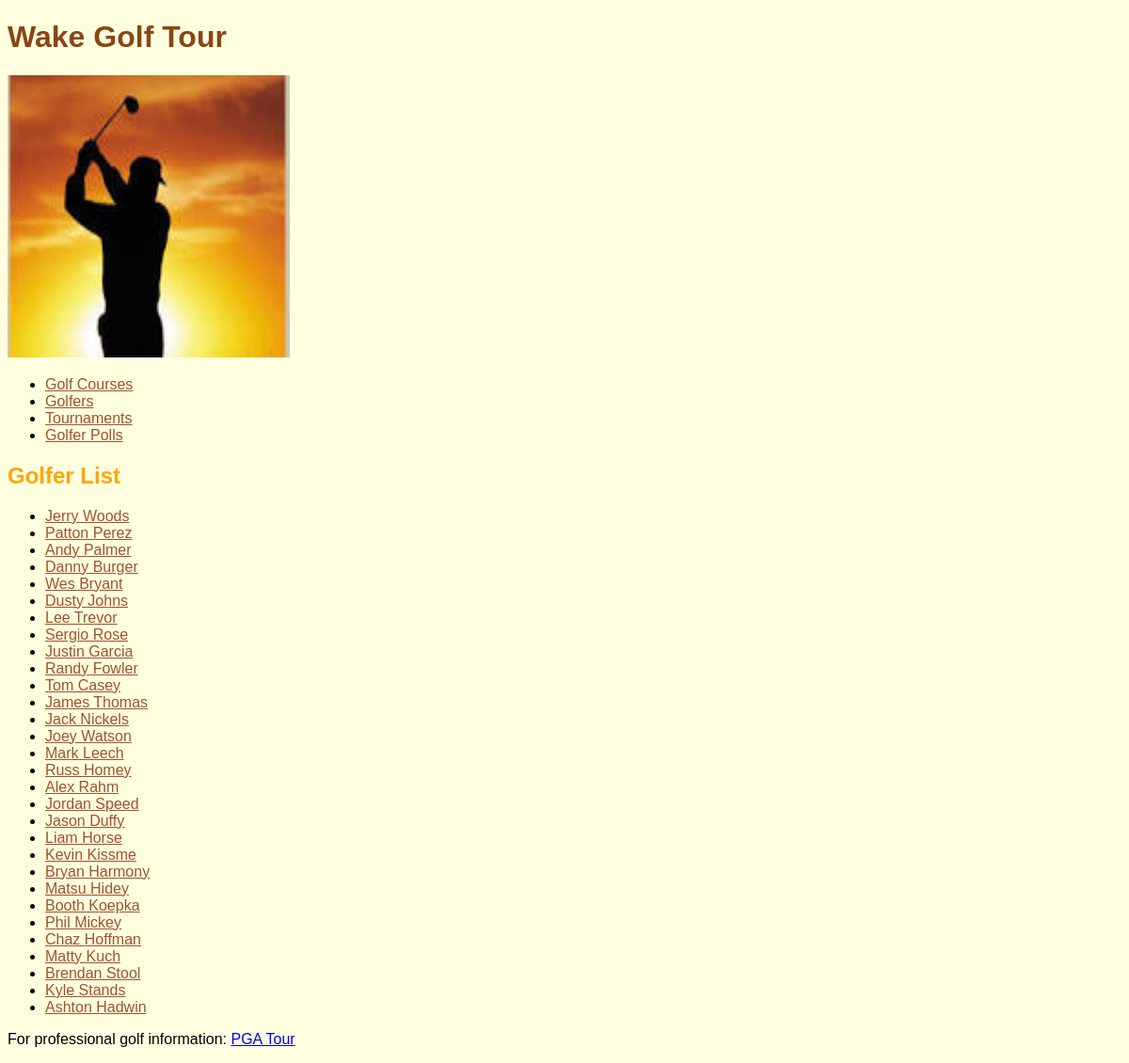
The page /golfer/ on the database its author committed.
### golfer/models.py (models this page shows, shortened)
class Golfer(models.Model):
    golfer_id = models.IntegerField(primary_key=True)
    golfer_name = models.TextField()
    golfer_birthdate = models.DateField()
    golfer_city = models.TextField(default="unknown", blank=True)
    class Meta:
        managed = True
        db_table = 'Golfer'

### golfer/views.py (the view)
# urls.py: path('', views.GolferListView.as_view(),
class GolferListView(generic.ListView):
    model = Golfer
    template_name = 'golfer/golfer_list.html'
    context_object_name = 'golfers'

### golfer/templates/golfer/golfer_list.html (shortened to what this page needs)
{% extends parent_template|default:"golfer/base_golfer.html" %}
{% block content %}
  <h2>Golfer List</h2>
    {% if golfers %}
      <ul>
        {% for golfer in golfers %}
          <li><a href="/golfer/{{ golfer.golfer_id }}/">
                {{ golfer.golfer_name }}
          </a></li>
        {% endfor %}
      </ul>
    {% else %}
      <p>No Golfers are available.</p>
    {% endif %}
{% endblock %}

### golfer/static/golfer/styles.css (style rules this page uses)
body { background-color: lightyellow; font-family: Verdana, Geneva, sans-serif }
h2 { color: orange; font-family: "Comic Sans MS", cursive, sans-serif margin-left: 20px; }
li a { color: sienna; font-family: Arial, Helvetica, sans-serif }

### rows shown on the page
Golfer: golfer_name "Jerry Woods"
Golfer: golfer_name "Patton Perez"
Golfer: golfer_name "Andy Palmer"
Golfer: golfer_name "Danny Burger"
Golfer: golfer_name "Wes Bryant"
Golfer: golfer_name "Dusty Johns"
Golfer: golfer_name "Lee Trevor"
Golfer: golfer_name "Sergio Rose"
Golfer: golfer_name "Justin Garcia"
Golfer: golfer_name "Randy Fowler"
Golfer: golfer_name "Tom Casey"
Golfer: golfer_name "James Thomas"
Golfer: golfer_name "Jack Nickels"
Golfer: golfer_name "Joey Watson"
Golfer: golfer_name "Mark Leech"
Golfer: golfer_name "Russ Homey"
Golfer: golfer_name "Alex Rahm"
Golfer: golfer_name "Jordan Speed"
Golfer: golfer_name "Jason Duffy"
Golfer: golfer_name "Liam Horse"
Golfer: golfer_name "Kevin Kissme"
Golfer: golfer_name "Bryan Harmony"
Golfer: golfer_name "Matsu Hidey"
Golfer: golfer_name "Booth Koepka"
Golfer: golfer_name "Phil Mickey"
Golfer: golfer_name "Chaz Hoffman"
Golfer: golfer_name "Matty Kuch"
Golfer: golfer_name "Brendan Stool"
Golfer: golfer_name "Kyle Stands"
Golfer: golfer_name "Ashton Hadwin"
